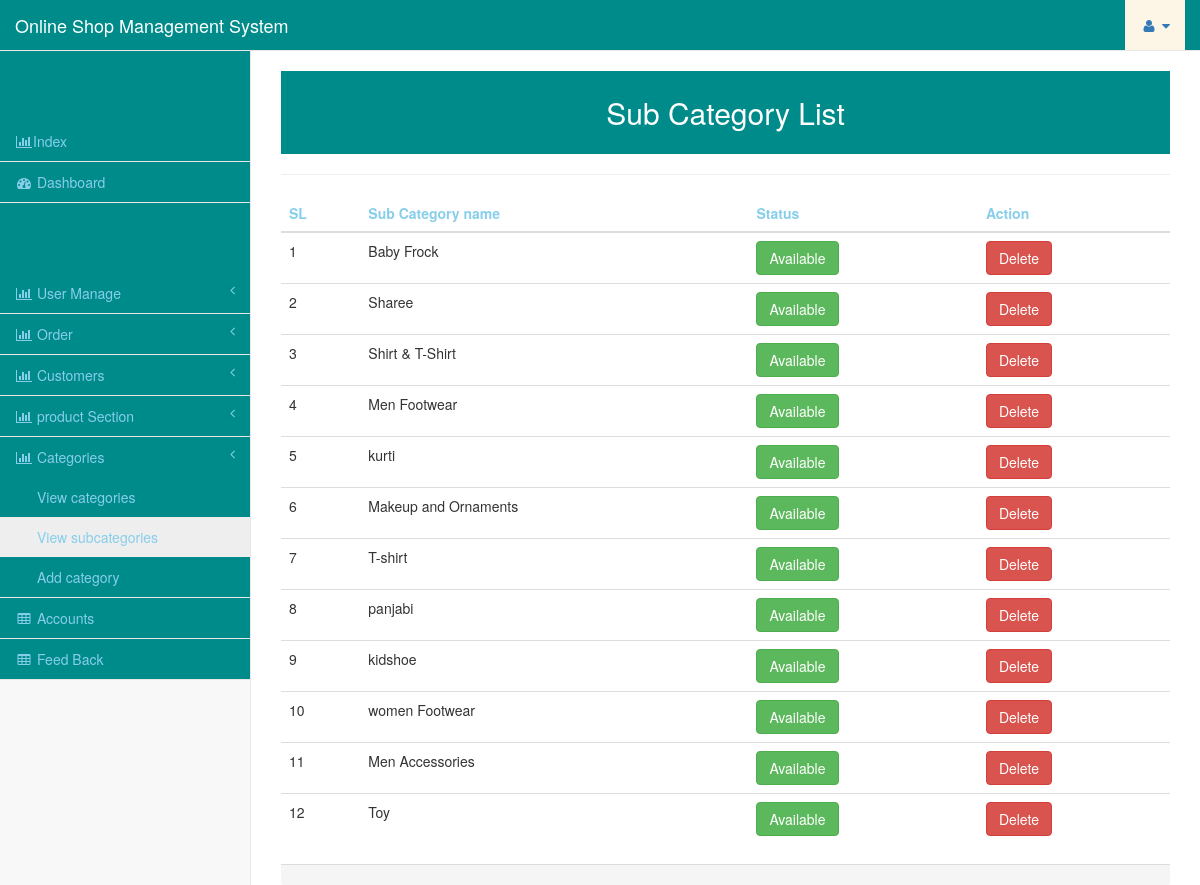
The page /admin/subcategory.php (signed in) on the database its author committed.
### tables this page shows
CREATE TABLE `sub_cat` (
  `id` int(50) NOT NULL,
  `name` varchar(100) NOT NULL,
  `main_cate` int(100) NOT NULL,
  `cat_image` varchar(100) NOT NULL,
  `status` int(50) NOT NULL
);

### admin/subcategory.php (the view, shortened to what this page needs)
<?php include"header.php";?>
<div id="page-wrapper">
           <div class="row">
               <div class="col-lg-12">
                  <center> <h2 style="background-color:#008B8B;padding:25px;color:white;">Sub Category List </h2></center> <hr/>
               </div>
           </div>
						<table class="table">
   <thead>
     <tr style="color:skyblue;">
       <th>SL</th>
       <th>Sub Category name</th>
	<th>Status</th>
	<th>Action</th>
     </tr>
   </thead>
   <tbody>
						<?php
						$product_query = "SELECT * FROM sub_cat ";
						$run_query = mysqli_query($con,$product_query);
						if(mysqli_num_rows($run_query) > 0){
	$sl = 0;
									while($row = mysqli_fetch_array($run_query)){
										$sl++;
										$product_cat   = $row['name'];
										$status = $row['status'];
										?>
									  <tr>
										<td><?php echo $sl; ?></td>
										<td><?php echo $product_cat; ?></td>
										<td>
										<?php
										if($status==1)
										{
											echo" <a class='btn btn-success'> Available</a>";
										}
										else
										{
											echo"<a class='btn btn-warning'> Unavailable</a>";
										}
										?></td>
										<td>
										<form action="insertpro.php" method="post">
										<input type="submit" name="subcatdelete" class="btn btn-danger" value="Delete">
										</form>
										</td>
									  </tr>
						<?php
	}
						}
						?>
				 </tbody>
 </table>
					 <?php include"footer.php";?>

### rows shown on the page
sub_cat: name "Baby Frock", status "Available"
sub_cat: name "Sharee", status "Available"
sub_cat: name "Shirt & T-Shirt", status "Available"
sub_cat: name "Men Footwear", status "Available"
sub_cat: name "kurti", status "Available"
sub_cat: name "Makeup and Ornaments", status "Available"
sub_cat: name "T-shirt", status "Available"
sub_cat: name "panjabi", status "Available"
sub_cat: name "kidshoe", status "Available"
sub_cat: name "women Footwear", status "Available"
sub_cat: name "Men Accessories", status "Available"
sub_cat: name "Toy", status "Available"
